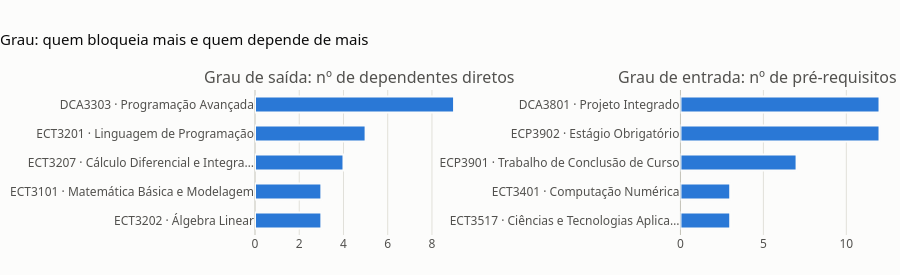

The notebook cell this image was saved under:
### Code cell
# ----------------------------------------------
# Gráfico de barras com métricas
# ----------------------------------------------

fig = barras_top(metricas, 
                 ["grau_saida", "grau_entrada"],
                 ["Grau de saída: nº de dependentes diretos", "Grau de entrada: nº de pré-requisitos diretos"])
fig.update_layout(title="Grau: quem bloqueia mais e quem depende de mais")
fig.show()

### Figure 1 — Plotly figure (JSON) as saved in the notebook; plotly's stock layout.template omitted (floating-point values rounded to 4 significant figures)
{"data": [{"customdata": ["ECT3202", "ECT3101", "ECT3207", "ECT3201", "DCA3303"], "hovertemplate": "<b>%{customdata}</b><br>%{y}<br>grau_saida = %{x:.4g}<extra></extra>", "marker": {"color": "#2a78d6", "line": {"color": "#fcfcfb", "width": 2}}, "orientation": "h", "showlegend": false, "type": "bar", "x": [3, 3, 4, 5, 9], "xaxis": "x", "y": ["ECT3202 · Álgebra Linear", "ECT3101 · Matemática Básica e Modelagem", "ECT3207 · Cálculo Diferencial e Integra…", "ECT3201 · Linguagem de Programação", "DCA3303 · Programação Avançada"], "yaxis": "y"}, {"customdata": ["ECT3517", "ECT3401", "ECP3901", "ECP3902", "DCA3801"], "hovertemplate": "<b>%{customdata}</b><br>%{y}<br>grau_entrada = %{x:.4g}<extra></extra>", "marker": {"color": "#2a78d6", "line": {"color": "#fcfcfb", "width": 2}}, "orientation": "h", "showlegend": false, "type": "bar", "x": [3, 3, 7, 12, 12], "xaxis": "x2", "y": ["ECT3517 · Ciências e Tecnologias Aplica…", "ECT3401 · Computação Numérica", "ECP3901 · Trabalho de Conclusão de Curso", "ECP3902 · Estágio Obrigatório", "DCA3801 · Projeto Integrado"], "yaxis": "y2"}], "layout": {"annotations": [{"font": {"size": 16}, "showarrow": false, "text": "Grau de saída: nº de dependentes diretos", "x": 0.165, "xanchor": "center", "xref": "paper", "y": 1, "yanchor": "bottom", "yref": "paper"}, {"font": {"size": 16}, "showarrow": false, "text": "Grau de entrada: nº de pré-requisitos diretos", "x": 0.835, "xanchor": "center", "xref": "paper", "y": 1, "yanchor": "bottom", "yref": "paper"}], "bargap": 0.45, "height": 275, "margin": {"b": 40, "l": 10, "r": 10, "t": 90}, "title": {"text": "Grau: quem bloqueia mais e quem depende de mais"}, "xaxis": {"anchor": "y", "domain": [0, 0.33]}, "xaxis2": {"anchor": "y2", "domain": [0.67, 1.0]}, "yaxis": {"anchor": "x", "domain": [0, 1]}, "yaxis2": {"anchor": "x2", "domain": [0, 1]}}}
